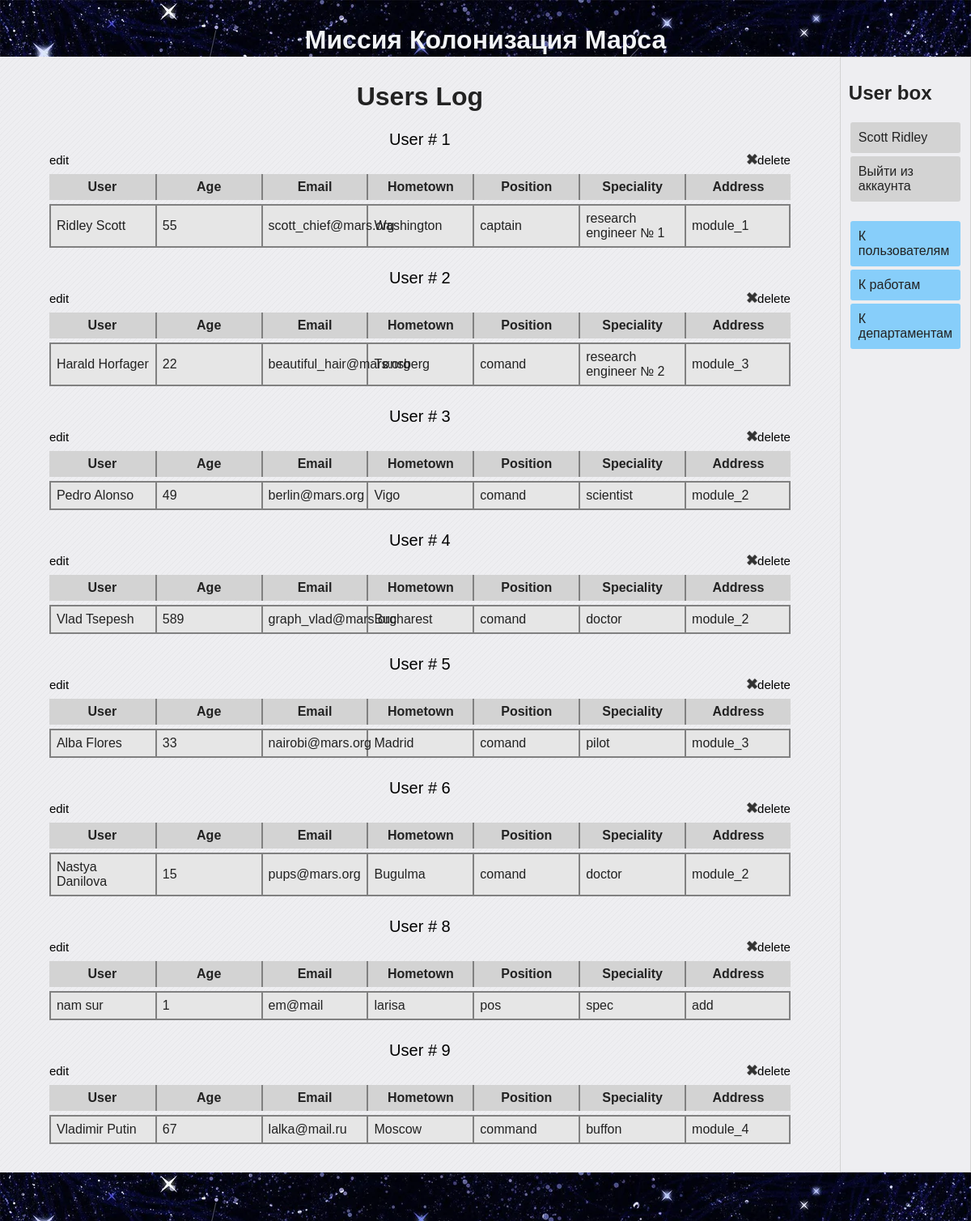
/users (signed in), run on an earlier commit of the app's database.
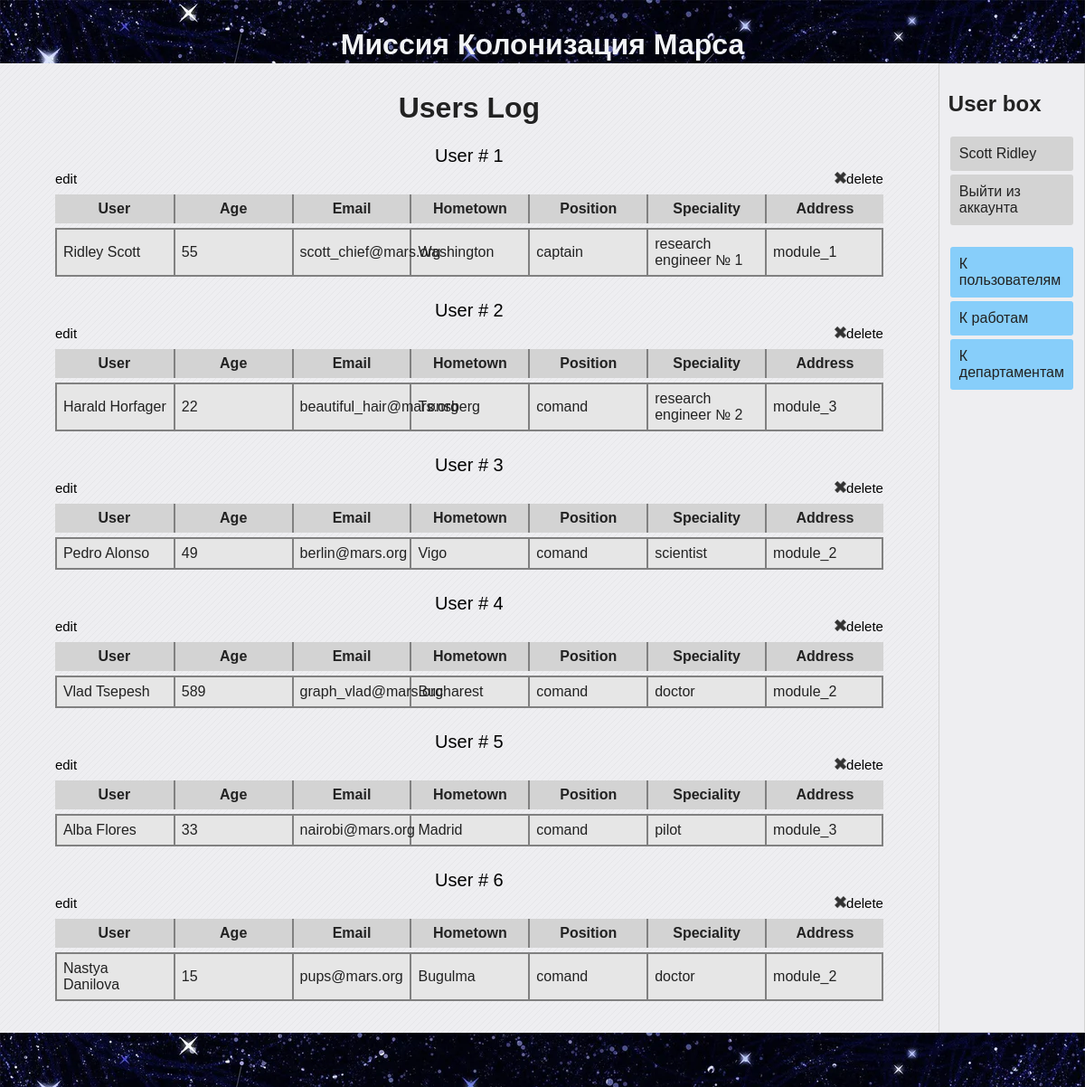
And on a later commit of the database.
### data/users.py (models this page shows, shortened)
class User(SqlAlchemyBase, UserMixin, SerializerMixin):
    __tablename__ = 'users'
    id = sqlalchemy.Column(sqlalchemy.Integer,
                           primary_key=True, autoincrement=True)
    surname = sqlalchemy.Column(sqlalchemy.String)
    name = sqlalchemy.Column(sqlalchemy.String)
    age = sqlalchemy.Column(sqlalchemy.Integer)
    hometown = sqlalchemy.Column(sqlalchemy.String)
    position = sqlalchemy.Column(sqlalchemy.String)
    speciality = sqlalchemy.Column(sqlalchemy.String)
    address = sqlalchemy.Column(sqlalchemy.String)
    email = sqlalchemy.Column(sqlalchemy.String,
                              index=True, unique=True)
    hashed_password = sqlalchemy.Column(sqlalchemy.String)
    modyfied_date = sqlalchemy.Column(sqlalchemy.DateTime,
                                      default=datetime.datetime.now)
    jobs = orm.relation("Jobs", back_populates='user')
    deps = orm.relation("Departments", back_populates='user')

### main.py (the view)
@app.route('/users')
def users_table():
    session = db_session.create_session()
    users = session.query(User).all()
    return render_template("user_table.html", title="User table", users=users)

### data/db_session.py (called while the page is built)
def create_session() -> Session:
    global __factory
    return __factory()

### main.py (called while the page is built)
@log_manager.user_loader
def load_user(user_id):
    session = db_session.create_session()
    return session.query(User).get(user_id)

### templates/user_table.html
{% extends "base.html" %}
{% block content %}
    <h1 style="text-align: center;">Users Log</h1>
    {% for user in users %}
        <table class="average-table">
            <caption>
                <a href="/home/{{ user.id }}">User # {{ user.id }}</a>
                {% if current_user.is_authenticated and (current_user == user or current_user.id == 1) %}
                    <div style="font-size: 15px;" class='flexbox flex_r_nowr flex_jcspacebetween_aicenter'>
                        <a href="/edit_user/{{ user.id }}">
                            <img src="/static/img/edit_icon1.png" alt="" width='13px'>edit</a>
                        <a href="/deluser/{{ user.id }}">
                            <img src="/static/img/delete_icon1.png" alt="" width="13px">delete</a>
                    </div>
                {% endif %}
            </caption>
            <thead>
                <th>User</th>
                <th>Age</th>
                <th>Email</th>
                <th>Hometown</th>
                <th>Position</th>
                <th>Speciality</th>
                <th>Address</th>
            </thead>
            <tbody>
                <tr>
                    <td>{{ user.name }} {{ user.surname }}</td>
                    <td>{{ user.age }}</td>
                    <td>{{ user.email }}</td>
                    <td>{{ user.hometown }}</td>
                    <td>{{ user.position }}</td>
                    <td>{{ user.speciality }}</td>
                    <td>{{ user.address }}</td>
                </tr>
            </tbody>
        </table>
    {% endfor %}
{% endblock %}

### templates/base.html (shortened to what this page needs)
<!DOCTYPE html>
<html lang="en">
<head>
    <link rel="stylesheet" href="/static/css/style.css">
</head>
<body>
    <header class="page-header">
        <h1>Миссия Колонизация Марса</h1>
    </header>
    <main class="flexbox flex_r_nowr">
        <div class='main_content'>
            {% block content %}{% endblock %}
        </div>
        <div class='user_box flexbox flex_c_nowr'>
            <h2>User box</h2>
            <div class="flexbox flex_c_nowr">
                {% if current_user.is_authenticated %}
                    <a class="btn" href="/home/{{ current_user.id }}">{{ current_user.surname }} {{current_user.name }}</a>
                    <a class="btn" href="/logout">Выйти из аккаунта</a>
                {% else %}
                    <a class="btn" href="/register">Зарегистрироваться</>
                    <a class="btn" href="/login">Войти</a>
                {% endif %}
            </div>
            <div class="flexbox flex_c_nowr usernav">
                <a href="/users" class="btn">К пользователям</a>
                <a href="/" class="btn">К работам</a>
                <a href="/departments" class="btn">К департаментам</a>
            </div>
        </div>
    </main>
    <footer class="page-footer"></footer>
</body>
</html>

What changed in the data, as far as the page shows it:
removed User: id "8", name "nam", surname "sur", age "1", email "em@mail", hometown "larisa", position "pos", speciality "spec", address "add"
removed User: id "9", name "Vladimir", surname "Putin", age "67", email "lalka@mail.ru", hometown "Moscow", position "command", speciality "buffon", address "module_4"
